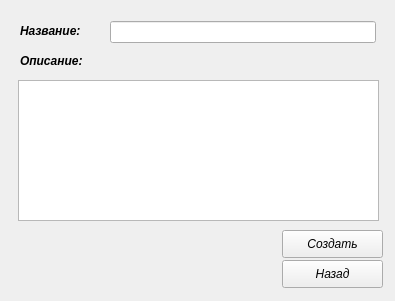
<?xml version="1.0" encoding="UTF-8"?>
<ui version="4.0">
 <class>Form</class>
 <widget class="QWidget" name="Form">
  <property name="geometry">
   <rect>
    <x>0</x>
    <y>0</y>
    <width>395</width>
    <height>301</height>
   </rect>
  </property>
  <property name="windowTitle">
   <string>Form</string>
  </property>
  <widget class="QLabel" name="label">
   <property name="geometry">
    <rect>
     <x>20</x>
     <y>23</y>
     <width>91</width>
     <height>16</height>
    </rect>
   </property>
   <property name="font">
    <font>
     <pointsize>9</pointsize>
     <weight>75</weight>
     <italic>true</italic>
     <bold>true</bold>
    </font>
   </property>
   <property name="text">
    <string>Название:</string>
   </property>
  </widget>
  <widget class="QLabel" name="label_2">
   <property name="geometry">
    <rect>
     <x>20</x>
     <y>53</y>
     <width>91</width>
     <height>16</height>
    </rect>
   </property>
   <property name="font">
    <font>
     <pointsize>9</pointsize>
     <weight>75</weight>
     <italic>true</italic>
     <bold>true</bold>
    </font>
   </property>
   <property name="text">
    <string>Описание:</string>
   </property>
  </widget>
  <widget class="QLineEdit" name="name">
   <property name="geometry">
    <rect>
     <x>110</x>
     <y>21</y>
     <width>266</width>
     <height>22</height>
    </rect>
   </property>
  </widget>
  <widget class="QTextEdit" name="description">
   <property name="geometry">
    <rect>
     <x>18</x>
     <y>80</y>
     <width>361</width>
     <height>141</height>
    </rect>
   </property>
  </widget>
  <widget class="QPushButton" name="saveButton">
   <property name="geometry">
    <rect>
     <x>282</x>
     <y>230</y>
     <width>101</width>
     <height>28</height>
    </rect>
   </property>
   <property name="font">
    <font>
     <pointsize>9</pointsize>
     <italic>true</italic>
    </font>
   </property>
   <property name="text">
    <string>Создать</string>
   </property>
  </widget>
  <widget class="QLabel" name="message">
   <property name="geometry">
    <rect>
     <x>20</x>
     <y>240</y>
     <width>251</width>
     <height>41</height>
    </rect>
   </property>
   <property name="font">
    <font>
     <pointsize>8</pointsize>
     <italic>true</italic>
    </font>
   </property>
   <property name="text">
    <string/>
   </property>
  </widget>
  <widget class="QPushButton" name="backButton">
   <property name="geometry">
    <rect>
     <x>282</x>
     <y>260</y>
     <width>101</width>
     <height>28</height>
    </rect>
   </property>
   <property name="font">
    <font>
     <pointsize>9</pointsize>
     <italic>true</italic>
    </font>
   </property>
   <property name="text">
    <string>Назад</string>
   </property>
  </widget>
 </widget>
 <resources/>
 <connections/>
</ui>
